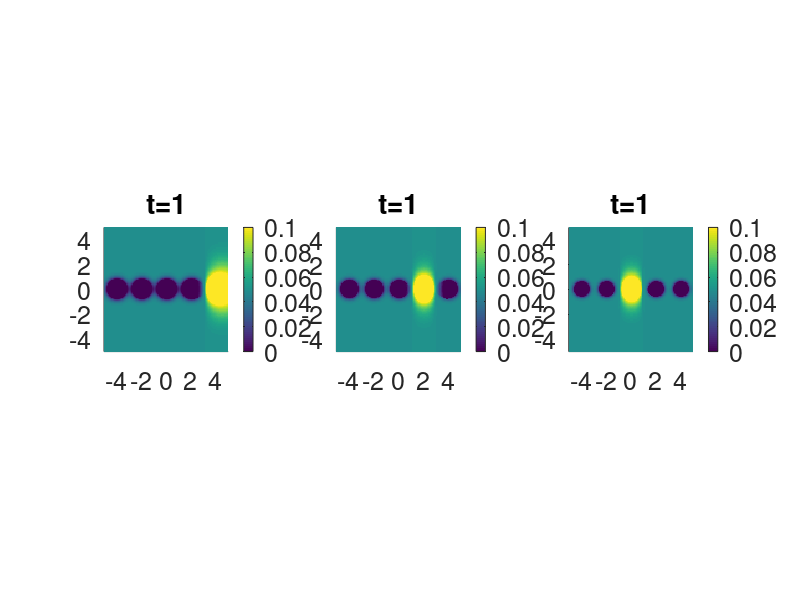

The MATLAB script that drew this image: (Note: this script raises an error after producing the figure.)
function y_out = diffusion_test()
%%%%%%%%%%%%%%%%%%%%%%%%%%%%%%%%%%%%%%%%%%%%%%%%%%%%%%%%%%%%%%%%%%%%%%%%%%%
% May 2018, Orit Peleg, orit.peleg@colorado.edu
%%%%%%%%%%%%%%%%%%%%%%%%%%%%%%%%%%%%%%%%%%%%%%%%%%%%%%%%%%%%%%%%%%%%%%%%%%%
close all;
dbstop if error;
set(0,'Defaultlinelinewidth',3.5, 'DefaultlineMarkerSize',12,...
    'DefaultTextFontSize',5, 'DefaultAxesFontSize',18);

%%%%%%%%%%%%%%%%%%%%%%%%%%%%%%%%%%%%%%%%%%%%%%%%%%%%%%%%%%%%%%%%%%%%%%%%%%%

%The agent at position (0,0) produces a chemical signal that spreads out following a 
%diffusion equation. 

%The output of the code is a movie showing the concentration of the 
%chemical signal as a function of time in the arena. 

%%%%%%%%%%%%%%%%%%%%%%%%%%%%%%%%%%%%%%%%%%%%%%%%%%%%%%%%%%%%%%%%%%%%%%%%%%%
% define   
A_1=0.1;
A_2=0.1;
A_3=0.1;%initial chemical concentration per active agent 

D_1=0.9;
D_2=0.7;
D_3=0.5;% diffusion coefficient

delta_t = 0.1;
%delta_t_2 = 0.1;
%delta_t_3 = 0.1;% time integration constant (time discretization)

delta_x = 0.1;
%delta_x_2 = 0.1;
%delta_x_3 = 0.1;% size of a cell in the simulation (space discretization)

B_1=0;
B_2=0;
B_3=0;% ignore for now

SAVE_MOVIE = 1;
%%%%%%%%%%%%%%%%%%%%%%%%%%%%%%%%%%%%%%%%%%%%%%%%%%%%%%%%%%%%%%%%%%%%%%%%%%%      
        
t_array=0:delta_t:1.0;
%t_array_2=0:delta_t_2:1.5;
%t_array_3=0:delta_t_3:1.5;

min_x = -5; max_x=5;
%min_x_2 = -5; max_x_2=5;
%min_x_3 = -5; max_x_3=5;

source_and_sink_propagation_c(A_1,A_2,A_3,B_1,B_2,B_3,D_1,D_2,D_3,t_array,delta_x,min_x,max_x,SAVE_MOVIE);
y_out=0; 

end

%%%%%%%%%%%%%%%%%%%%%%%%%%%%%%%%%%%%%%%%%%%%%%%%%%%%%%%%%%%%%%%%%%%%%%%%%%%
%%%%%%%%%%%%%%%%%%%%%%%%%%%%%%%%%%%%%%%%%%%%%%%%%%%%%%%%%%%%%%%%%%%%%%%%%%%
%%%%%%%%%%%%%%%%%%%%%%%%%%%%%%%%%%%%%%%%%%%%%%%%%%%%%%%%%%%%%%%%%%%%%%%%%%%
%%%%%%%%%%%%%%%%%%%%%%%%%%%%%%%%%%%%%%%%%%%%%%%%%%%%%%%%%%%%%%%%%%%%%%%%%%%

function source_and_sink_propagation_c(A_1,A_2,A_3,B_1,B_2,B_3,D_1,D_2,D_3,t_array,delta_x,min_x,max_x,SAVE_MOVIE)

% First simulation
%source_x1_1 = -4.0;
%source_y1_1 = 0.0;
%source_x2_1 = -2.0;
%source_y2_1 = 0.0
%source_x3_1 = 0.0
%source_y3_1 = 0.0
%source_x4_1 = 2.0
%source_y4_1 = 0.0
%sink_x5_1 = 4.0;
%sink_y5_1 = 0.0;

source_x_1 = [4]
source_y_1 = [0]
sink_x_1 = [-4 -2 0 2]
sink_y_1 = [0 0 0 0]


% Second simulation
%source_x1_2 = -4.0;
%source_y1_2 = 0.0;
%source_x2_2 = -2.0
%source_y2_2 = 0.0
%source_x3_2 = 0.0
%source_y3_2 = 0.0
%sink_x4_2 = 2.0
%sink_y4_2 = 0.0
%source_x5_2 = 4.0;
%source_y5_2 = 0.0;

source_x_2 = [2]
source_y_2 = [0]
sink_x_2 = [-4 -2 0 4]
sink_y_2 = [0 0 0 0]


% Third simulation
%source_x1_3 = -4.0;
%source_y1_3 = 0.0;
%source_x2_3 = -2.0
%source_y2_3 = 0.0
%sink_x3_3 = 0.0
%sink_y3_3 = 0.0
%source_x4_3 = 2.0
%source_y4_3 = 0.0
%source_x5_3 = 4.0;
%source_y5_3 = 0.0;

source_x_3 = [0]
source_y_3 = [0]
sink_x_3 = [-4 -2 2 4]
sink_y_3 = [0 0 0 0]

[x,y] = meshgrid(min_x:delta_x:max_x,min_x:delta_x:max_x);

if SAVE_MOVIE==1
    %fig_densities_1=figure();
    %loops_1 = length(2:length(t_array_1));
    %clear F_1
    %F_1(loops_1) = struct('cdata',[],'colormap',[]);
    
    fig_densities=figure();
    loops = length(2:length(t_array));
    clear F
    F(loops) = struct('cdata',[],'colormap',[]);
end

for t_i=2:length(t_array)
    t=t_array(t_i);
    
    %c = 0.1 * ones(size(x));
    c_1 = (A_1/2) * ones(size(x));
    c_2 = (A_2/2) * ones(size(x));
    c_3 = (A_3/2) * ones(size(x));
    
    for j=1:length(sink_x_1)
        curr_t = t;
        curr_c_1_1 =(A_1/(curr_t^0.5))*exp(-(((x-sink_x_1(j)).^2)+((y-sink_y_1(j)).^2))./(4*D_1*curr_t))+B_1;
        %curr_c_2_1 =(A_1/(curr_t^0.5))*exp(-(((x-sink_x_1(1)).^2)+((y-sink_y_1(1)).^2))./(4*D_1*curr_t))+B_1;
        %curr_c_2_1 =(A_1/(curr_t^0.5))*exp(-(((x-sink_x(1)).^2)+((y-sink_y(1)).^2))./(4*D*curr_t))+B;
        %c = c + curr_c_1 + curr_c_2;
        %c = c + curr_c_1_1 - curr_c_2_1;
        c_1 = c_1 - curr_c_1_1
    end
    
    curr_c_2_1 =(A_1/(curr_t^0.5))*exp(-(((x-source_x_1(1)).^2)+((y-source_y_1(1)).^2))./(4*D_1*curr_t))+B_1;
    c_1 = c_1 + curr_c_2_1;
    
    for k=1:length(sink_x_2)
        curr_t = t;
        curr_c_1_2 =(A_2/(curr_t^0.5))*exp(-(((x-sink_x_2(k)).^2)+((y-sink_y_2(k)).^2))./(4*D_2*curr_t))+B_2;
        %curr_c_2_2 =(A_2/(curr_t^0.5))*exp(-(((x-sink_x_2(1)).^2)+((y-sink_y_2(1)).^2))./(4*D_2*curr_t))+B_2;
        %curr_c_2_1 =(A_1/(curr_t^0.5))*exp(-(((x-sink_x(1)).^2)+((y-sink_y(1)).^2))./(4*D*curr_t))+B;
        %c = c + curr_c_1 + curr_c_2;
        %c = c + curr_c_1_1 - curr_c_2_1;
        c_2 = c_2 - curr_c_1_2
    end
    
    curr_c_2_2 =(A_2/(curr_t^0.5))*exp(-(((x-source_x_2(1)).^2)+((y-source_y_2(1)).^2))./(4*D_2*curr_t))+B_2;
    c_2 = c_2 + curr_c_2_2;
    
    for l=1:length(sink_x_3)
        curr_t = t;
        curr_c_1_3 =(A_3/(curr_t^0.5))*exp(-(((x-sink_x_3(l)).^2)+((y-sink_y_3(l)).^2))./(4*D_3*curr_t))+B_3;
        %curr_c_2_3 =(A_3/(curr_t^0.5))*exp(-(((x-sink_x_3(1)).^2)+((y-sink_y_3(1)).^2))./(4*D_3*curr_t))+B_3;
        %curr_c_2_1 =(A_1/(curr_t^0.5))*exp(-(((x-sink_x(1)).^2)+((y-sink_y(1)).^2))./(4*D*curr_t))+B;
        %c = c + curr_c_1 + curr_c_2;
        %c = c + curr_c_1_1 - curr_c_2_1;
        c_3 = c_3 - curr_c_1_3
    end
    
    curr_c_2_3 =(A_3/(curr_t^0.5))*exp(-(((x-source_x_3(1)).^2)+((y-source_y_3(1)).^2))./(4*D_3*curr_t))+B_3;
    c_3 = c_3 + curr_c_2_3;

    
    
    if (t_i>1) && SAVE_MOVIE==1
        %figure(fig_densities_1);
        subplot(1,3,1);
        surf(x,y,c_1,'EdgeColor','none'); view(2); title(['t=',num2str(t)]); xlim([min_x max_x]); ylim([min_x max_x]);
        daspect([1 1 1]); colorbar; caxis([0 A_1]); hold on;
        
        pause(0.001);
        F(t_i-1) = getframe(fig_densities);
        pause(0.001);
        
        pause(0.1);
        
        
        
        %figure(fig_densities_2);
        subplot(1,3,2);
        surf(x,y,c_2,'EdgeColor','none'); view(2); title(['t=',num2str(t)]); xlim([min_x max_x]); ylim([min_x max_x]);
        daspect([1 1 1]); colorbar; caxis([0 A_2]); hold on;
        
        pause(0.001);
        F(t_i-1) = getframe(fig_densities);
        pause(0.001);
        
        pause(0.1);
        
        
        
        %figure(fig_densities_3);
        subplot(1,3,3);
        surf(x,y,c_3,'EdgeColor','none'); view(2); title(['t=',num2str(t)]); xlim([min_x max_x]); ylim([min_x max_x]);
        daspect([1 1 1]); colorbar; caxis([0 A_3]); hold on;
        
        pause(0.001);
        F(t_i-1) = getframe(fig_densities);
        pause(0.001);
        
        pause(0.1);
    end
    
end

if SAVE_MOVIE==1
    v_1 = VideoWriter(['A',num2str(A_1),'B',num2str(A_1),'D',num2str(A_1),'test.mp4'],'MPEG-4');
    open(v_1);
    writeVideo(v_1,F);
    close(v_1);
    
    v_2 = VideoWriter(['A',num2str(A_2),'B',num2str(A_2),'D',num2str(A_2),'test.mp4'],'MPEG-4');
    open(v_2);
    writeVideo(v_2,F);
    close(v_2);
    
    v_3 = VideoWriter(['A',num2str(A_3),'B',num2str(A_3),'D',num2str(A_3),'test.mp4'],'MPEG-4');
    open(v_3);
    writeVideo(v_3,F);
    close(v_3);
end

end